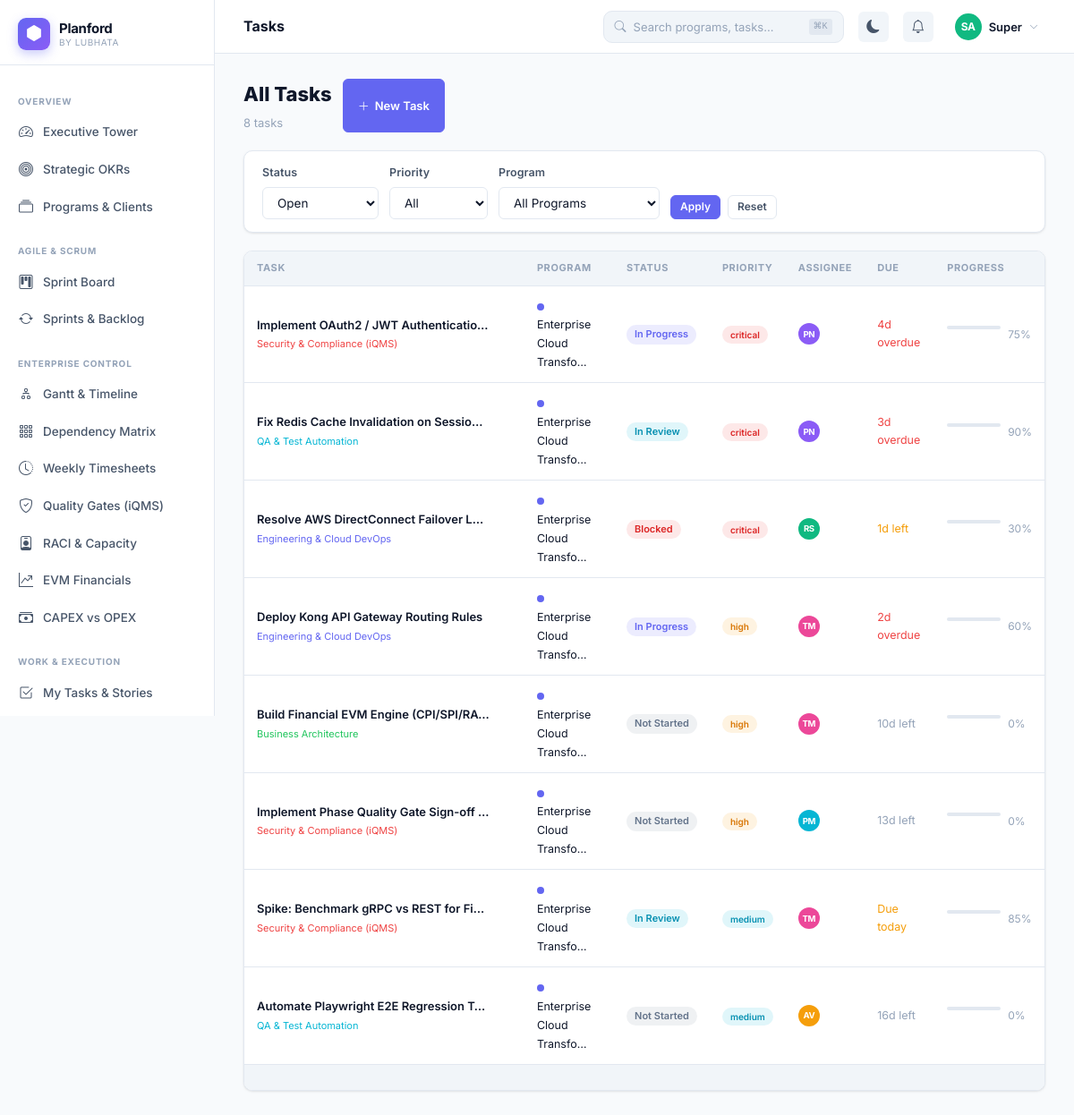
Page /tasks (signed in) on the committed database.
### tables this page shows
CREATE TABLE `tasks` (
  `id` int unsigned NOT NULL AUTO_INCREMENT,
  `program_id` int unsigned NOT NULL,
  `track_id` int unsigned DEFAULT NULL,
  `phase_id` int unsigned DEFAULT NULL,
  `epic_id` int unsigned DEFAULT NULL,
  `sprint_id` int unsigned DEFAULT NULL,
  `parent_id` int unsigned DEFAULT NULL,
  `type` enum('epic','story','task','bug','spike') NOT NULL DEFAULT 'story',
  `code` varchar(30) DEFAULT NULL,
  `title` varchar(300) NOT NULL,
  `description` text,
  `acceptance_criteria` text,
  `definition_of_done` tinyint(1) DEFAULT '0',
  `story_points` tinyint unsigned DEFAULT '3',
  `status` enum('not_started','in_progress','review','completed','blocked','cancelled') NOT NULL DEFAULT 'not_started',
  `priority` enum('critical','high','medium','low') NOT NULL DEFAULT 'medium',
  `progress` tinyint unsigned DEFAULT '0',
  `assigned_to` int unsigned DEFAULT NULL,
  `created_by` int unsigned DEFAULT NULL,
  `start_date` date DEFAULT NULL,
  `due_date` date DEFAULT NULL,
  `completed_at` datetime DEFAULT NULL,
  `effort_est` decimal(6,1) DEFAULT NULL COMMENT 'hours',
  `effort_act` decimal(6,1) DEFAULT NULL COMMENT 'hours',
  `tags` json DEFAULT NULL,
  `order_index` int DEFAULT '0',
  `created_at` datetime NOT NULL DEFAULT CURRENT_TIMESTAMP,
  `updated_at` datetime NOT NULL DEFAULT CURRENT_TIMESTAMP ON UPDATE CURRENT_TIMESTAMP,
  PRIMARY KEY (`id`),
  KEY `program_id` (`program_id`),
  KEY `track_id` (`track_id`),
  KEY `phase_id` (`phase_id`),
  KEY `assigned_to` (`assigned_to`),
  KEY `status` (`status`),
  KEY `due_date` (`due_date`),
  KEY `sprint_id` (`sprint_id`),
  KEY `epic_id` (`epic_id`)
);

CREATE TABLE `tracks` (
  `id` int unsigned NOT NULL AUTO_INCREMENT,
  `program_id` int unsigned NOT NULL,
  `name` varchar(100) NOT NULL,
  `description` text,
  `color` varchar(20) DEFAULT '#6366f1',
  `icon` varchar(50) DEFAULT 'bi-layers',
  `order_index` int DEFAULT '0',
  `is_active` tinyint(1) DEFAULT '1',
  `created_at` datetime NOT NULL DEFAULT CURRENT_TIMESTAMP,
  PRIMARY KEY (`id`),
  KEY `program_id` (`program_id`)
);

CREATE TABLE `programs` (
  `id` int unsigned NOT NULL AUTO_INCREMENT,
  `org_id` int unsigned NOT NULL,
  `code` varchar(30) NOT NULL,
  `name` varchar(200) NOT NULL,
  `description` text,
  `methodology` enum('scrum','kanban','waterfall','hybrid') NOT NULL DEFAULT 'scrum',
  `rag_status` enum('green','amber','red') NOT NULL DEFAULT 'green',
  `status` enum('planning','active','on_hold','completed','cancelled') NOT NULL DEFAULT 'planning',
  `priority` enum('critical','high','medium','low') NOT NULL DEFAULT 'medium',
  `start_date` date DEFAULT NULL,
  `end_date` date DEFAULT NULL,
  `budget` decimal(15,2) DEFAULT NULL,
  `currency` varchar(5) DEFAULT 'INR',
  `owner_id` int unsigned DEFAULT NULL,
  `client_name` varchar(150) DEFAULT NULL,
  `client_logo` varchar(300) DEFAULT NULL,
  `cover_color` varchar(20) DEFAULT '#6366f1',
  `is_public` tinyint(1) DEFAULT '0',
  `stakeholder_token` varchar(64) DEFAULT NULL,
  `settings` json DEFAULT NULL,
  `created_by` int unsigned DEFAULT NULL,
  `created_at` datetime NOT NULL DEFAULT CURRENT_TIMESTAMP,
  `updated_at` datetime NOT NULL DEFAULT CURRENT_TIMESTAMP ON UPDATE CURRENT_TIMESTAMP,
  PRIMARY KEY (`id`),
  UNIQUE KEY `stakeholder_token` (`stakeholder_token`),
  KEY `org_id` (`org_id`),
  KEY `owner_id` (`owner_id`),
  KEY `status` (`status`)
);

CREATE TABLE `users` (
  `id` int unsigned NOT NULL AUTO_INCREMENT,
  `org_id` int unsigned NOT NULL,
  `name` varchar(120) NOT NULL,
  `email` varchar(150) NOT NULL,
  `password` varchar(255) NOT NULL,
  `role` enum('super_admin','org_admin','pm','member','stakeholder','viewer') NOT NULL DEFAULT 'member',
  `avatar` varchar(300) DEFAULT NULL,
  `title` varchar(100) DEFAULT NULL,
  `department` varchar(100) DEFAULT NULL,
  `is_active` tinyint(1) NOT NULL DEFAULT '1',
  `last_login` datetime DEFAULT NULL,
  `timezone` varchar(60) DEFAULT 'Asia/Kolkata',
  `settings` json DEFAULT NULL,
  `created_at` datetime NOT NULL DEFAULT CURRENT_TIMESTAMP,
  PRIMARY KEY (`id`),
  UNIQUE KEY `email_org` (`email`,`org_id`),
  KEY `org_id` (`org_id`)
);

### src/Models/DB.php (called while the page is built, shortened)
<?php
class DB {
    private static ?DB $instance = null;
    private mysqli $conn;
    private function __construct() {
        $this->conn = new mysqli(DB_HOST, DB_USER, DB_PASS, DB_NAME, DB_PORT);
        $this->conn->set_charset('utf8mb4');
        $this->conn->query("SET time_zone = '+05:30'");
    }
    public static function get(): self {
        if (!self::$instance) self::$instance = new self();
        return self::$instance;
    }
    private function types(array $params): string {
        return implode('', array_map(fn($v) =>
            is_int($v) ? 'i' : (is_float($v) ? 'd' : 's'), $params));
    }
    public function query(string $sql, array $params = []): mysqli_result|bool {
        $stmt = $this->conn->prepare($sql);
        $stmt->bind_param($this->types($params), ...$params);
        $stmt->execute();
        $result = $stmt->get_result();
        return $result !== false ? $result : true;
    }
    public function fetchAll(string $sql, array $params = []): array {
        $r = $this->query($sql, $params);
        return $r->fetch_all(MYSQLI_ASSOC);
    }
    public function fetchOne(string $sql, array $params = []): ?array {
        $r = $this->query($sql, $params);
        return $r->fetch_assoc() ?: null;
    }
    public function fetchColumn(string $sql, array $params = []): mixed {
        $row = $this->fetchOne($sql, $params);
        return $row ? reset($row) : null;
    }
}
function db(): DB { return DB::get(); }

### views/tasks/index.php (the view, shortened to what this page needs)
<?php
$db  = db();
$orgId = authOrgId();
$filterStatus   = $_GET['status'] ?? 'open';
$filterPriority = $_GET['priority'] ?? 'all';
$filterProgram  = (int)($_GET['program_id'] ?? 0);
$page = max(1,(int)($_GET['page']??1));
$where  = "t.program_id IN (SELECT id FROM programs WHERE org_id=?)";
$params = [$orgId];
if ($filterStatus === 'open')  { $where .= " AND t.status NOT IN ('completed','cancelled')"; }
elseif ($filterStatus !== 'all') { $where .= " AND t.status=?"; $params[] = $filterStatus; }
$total = $db->fetchColumn("SELECT COUNT(*) FROM tasks t WHERE $where", $params);
$tasks = $db->fetchAll(
    "SELECT t.*, p.name as program_name, p.cover_color, u.name as assignee_name,
     tr.name as track_name, tr.color as track_color
     FROM tasks t
     JOIN programs p ON t.program_id=p.id
     LEFT JOIN users u ON t.assigned_to=u.id
     LEFT JOIN tracks tr ON t.track_id=tr.id
     WHERE $where
     ORDER BY FIELD(t.priority,'critical','high','medium','low'), t.due_date ASC
     LIMIT " . PER_PAGE . " OFFSET " . (($page-1)*PER_PAGE), $params
);
?>
<div class="d-flex align-items-center justify-content-between mb-5 flex-wrap gap-3">
  <div>
    <h1 style="font-size:22px;font-weight:800;margin-bottom:4px"><?= isOrgAdmin() ? 'All Tasks' : 'My Tasks' ?></h1>
    <p style="color:var(--pf-text-3);font-size:13px"><?= number_format($total) ?> task<?= $total!=1?'s':'' ?></p>
  </div>
  <?php if (canEdit()): ?>
  <a href="<?= url('tasks/new') ?>" class="btn btn-primary"><i class="bi bi-plus-lg"></i> New Task</a>
  <?php endif; ?>
</div>
<div class="pf-card mb-5">
  <div class="pf-card-body" style="padding:14px 20px">
    <form method="GET" class="d-flex gap-3 flex-wrap align-items-end">
      <div>
        <label class="pf-label">Status</label>
        <select name="status" class="pf-select" style="width:130px">
          <option value="open" <?= $filterStatus==='open'?'selected':'' ?>>Open</option>
        </select>
      </div>
      <div>
        <label class="pf-label">Priority</label>
        <select name="priority" class="pf-select" style="width:110px">
          <option value="all">All</option>
        </select>
      </div>
      <div>
        <label class="pf-label">Program</label>
        <select name="program_id" class="pf-select" style="width:180px">
          <option value="">All Programs</option>
        </select>
      </div>
      <div style="display:flex;gap:8px;align-items:center;margin-top:auto">
        <button type="submit" class="btn btn-primary btn-sm">Apply</button>
        <a href="<?= url('tasks') ?>" class="btn btn-outline btn-sm">Reset</a>
      </div>
    </form>
  </div>
</div>
<div class="pf-card">
  <?php if (empty($tasks)): ?>
  <div class="pf-empty">
    <div class="pf-empty-icon"><i class="bi bi-check2-all"></i></div>
    <div class="pf-empty-title">No tasks found</div>
    <div class="pf-empty-sub">Try adjusting the filters above.</div>
  </div>
  <?php else: ?>
  <div class="pf-table-wrap">
    <table class="pf-table">
      <thead><tr><th style="width:35%">Task</th><th>Program</th><th>Status</th><th>Priority</th><th>Assignee</th><th>Due</th><th>Progress</th></tr></thead>
      <tbody>
        <?php foreach($tasks as $t): ?>
        <tr onclick="location='<?= url('tasks/view?id='.$t['id']) ?>'" style="cursor:pointer">
          <td>
            <div class="fw-600 truncate" style="max-width:260px"><?= e($t['title']) ?></div>
            <?php if($t['track_name']): ?>
            <span style="font-size:11px;color:<?= e($t['track_color']??'var(--pf-text-3)') ?>"><?= e($t['track_name']) ?></span>
            <?php endif; ?>
          </td>
          <td>
            <span style="display:inline-block;width:8px;height:8px;border-radius:50%;background:<?= e($t['cover_color']) ?>;margin-right:5px"></span>
            <span style="font-size:12.5px"><?= e(truncate($t['program_name'],24)) ?></span>
          </td>
          <td><?= statusBadge($t['status']) ?></td>
          <td><?= priorityBadge($t['priority']) ?></td>
          <td>
            <?php if($t['assignee_name']): ?>
            <?= avatar($t['assignee_name'],'','24px') ?>
            <?php else: ?><span style="color:var(--pf-text-3)">—</span><?php endif; ?>
          </td>
          <td style="font-size:12.5px"><?= daysLeft($t['due_date'],$t['status']) ?></td>
          <td>
            <div class="d-flex align-items-center gap-2">
              <div class="pf-progress" style="width:60px;height:4px"><div class="pf-progress-bar" style="width:<?= $t['progress'] ?>%"></div></div>
              <span style="font-size:12px;color:var(--pf-text-3)"><?= $t['progress'] ?>%</span>
            </div>
          </td>
        </tr>
        <?php endforeach; ?>
      </tbody>
    </table>
  </div>
  <div class="pf-card-footer"><?= pagination($total,$page,PER_PAGE,url('tasks').'?status='.$filterStatus.'&priority='.$filterPriority.'&program_id='.$filterProgram) ?></div>
  <?php endif; ?>
</div>
<?php
require VIEW_PATH . 'layouts/app.php';

### src/Helpers/helpers.php (shortened to what this page needs)
<?php
function authRole(): string {
    return $_SESSION['pf_user']['role'] ?? ROLE_VIEWER;
}
function authOrgId(): int {
    return (int)($_SESSION['pf_user']['org_id'] ?? 0);
}
function isOrgAdmin(): bool    { return in_array(authRole(), [ROLE_SUPER_ADMIN, ROLE_ORG_ADMIN]); }
function isPM(): bool          { return in_array(authRole(), [ROLE_SUPER_ADMIN, ROLE_ORG_ADMIN, ROLE_PM]); }
function canEdit(): bool       { return isPM(); }
function url(string $path = ''): string {
    return rtrim(APP_URL, '/') . '/' . ltrim($path, '/');
}
function e(mixed $v): string {
    return htmlspecialchars((string)$v, ENT_QUOTES | ENT_HTML5, 'UTF-8');
}
function statusBadge(string $status): string {
    $map = [
        'active'       => ['primary',  'Active'],
        'planning'     => ['info',     'Planning'],
        'on_track'     => ['success',  'On Track'],
        'at_risk'      => ['warning',  'At Risk'],
        'delayed'      => ['danger',   'Delayed'],
        'completed'    => ['success',  'Completed'],
        'cancelled'    => ['secondary','Cancelled'],
        'on_hold'      => ['warning',  'On Hold'],
        'not_started'  => ['secondary','Not Started'],
        'in_progress'  => ['primary',  'In Progress'],
        'blocked'      => ['danger',   'Blocked'],
        'review'       => ['info',     'In Review'],
        'approved'     => ['success',  'Approved'],
        'rejected'     => ['danger',   'Rejected'],
        'draft'        => ['secondary','Draft'],
        'open'         => ['primary',  'Open'],
        'resolved'     => ['success',  'Resolved'],
        'closed'       => ['secondary','Closed'],
    ];
    [$cls, $label] = $map[$status] ?? ['secondary', ucfirst(str_replace('_', ' ', $status))];
    return "<span class=\"badge badge-soft-$cls\">$label</span>";
}
function priorityBadge(string $p): string {
    $map = [
        'critical' => 'danger',
        'high'     => 'warning',
        'medium'   => 'info',
        'low'      => 'secondary',
    ];
    $cls = $map[$p] ?? 'secondary';
    return "<span class=\"badge badge-soft-$cls text-uppercase\" style=\"font-size:10px\">$p</span>";
}
function avatar(string $name, string $color = '', string $size = '36px'): string {
    $initials = implode('', array_map(fn($w) => strtoupper($w[0]), array_slice(explode(' ', trim($name)), 0, 2)));
    if (!$color) {
        $colors = ['#6366f1','#8b5cf6','#ec4899','#06b6d4','#10b981','#f59e0b','#ef4444','#3b82f6'];
        $color  = $colors[crc32($name) % count($colors)];
    }
    return "<div class='pf-avatar' style='width:$size;height:$size;background:$color;font-size:calc($size * 0.4)'>{$initials}</div>";
}
function daysLeft(?string $date, string $status = ''): string {
    $diff = (int)ceil((strtotime($date) - time()) / 86400);
    if ($diff < 0)  return "<span class='text-danger fw-semibold'>" . abs($diff) . "d overdue</span>";
    if ($diff === 0) return "<span class='text-warning fw-semibold'>Due today</span>";
    if ($diff <= 3) return "<span class='text-warning'>{$diff}d left</span>";
    return "<span class='text-muted'>{$diff}d left</span>";
}
function truncate(string $text, int $len = 80): string {
    return mb_strlen($text) > $len ? mb_substr($text, 0, $len) . '…' : $text;
}

### index.php (shortened to what this page needs)
<?php
require_once __DIR__ . '/src/Models/DB.php';
require_once __DIR__ . '/src/Helpers/helpers.php';
$uri    = parse_url($_SERVER['REQUEST_URI'], PHP_URL_PATH);
$base   = parse_url(APP_URL, PHP_URL_PATH);
$path   = '/' . trim(substr($uri, strlen($base)), '/');
foreach ($routes as $route => [$view, $roles]) {
    if ($path === $route || $path === $route . '/') {
        require VIEW_PATH . str_replace('/', DIRECTORY_SEPARATOR, $view) . '.php';
        break;
    }
}

### rows in the picture
tasks: title "Implement OAuth2 / JWT Authenticatio…", track.name "Security & Compliance (iQMS)", program.name "Enterprise Cloud Transfo…", label "In Progress", priority "critical", users.name "PN", due_date "4", progress "75"
tasks: title "Fix Redis Cache Invalidation on Sessio…", track.name "QA & Test Automation", program.name "Enterprise Cloud Transfo…", label "In Review", priority "critical", users.name "PN", due_date "3", progress "90"
tasks: title "Resolve AWS DirectConnect Failover L…", track.name "Engineering & Cloud DevOps", program.name "Enterprise Cloud Transfo…", label "Blocked", priority "critical", users.name "RS", due_date "1", progress "30"
tasks: title "Deploy Kong API Gateway Routing Rules", track.name "Engineering & Cloud DevOps", program.name "Enterprise Cloud Transfo…", label "In Progress", priority "high", users.name "TM", due_date "2", progress "60"
tasks: title "Build Financial EVM Engine (CPI/SPI/RA…", track.name "Business Architecture", program.name "Enterprise Cloud Transfo…", label "Not Started", priority "high", users.name "TM", due_date "10", progress "0"
tasks: title "Implement Phase Quality Gate Sign-off…", track.name "Security & Compliance (iQMS)", program.name "Enterprise Cloud Transfo…", label "Not Started", priority "high", users.name "PM", due_date "13", progress "0"
tasks: title "Spike: Benchmark gRPC vs REST for Fi…", track.name "Security & Compliance (iQMS)", program.name "Enterprise Cloud Transfo…", label "In Review", priority "medium", users.name "TM", due_date "Due today", progress "85"
tasks: title "Automate Playwright E2E Regression T…", track.name "QA & Test Automation", program.name "Enterprise Cloud Transfo…", label "Not Started", priority "medium", users.name "AV", due_date "16", progress "0"

### other values in the picture
$total "8"
